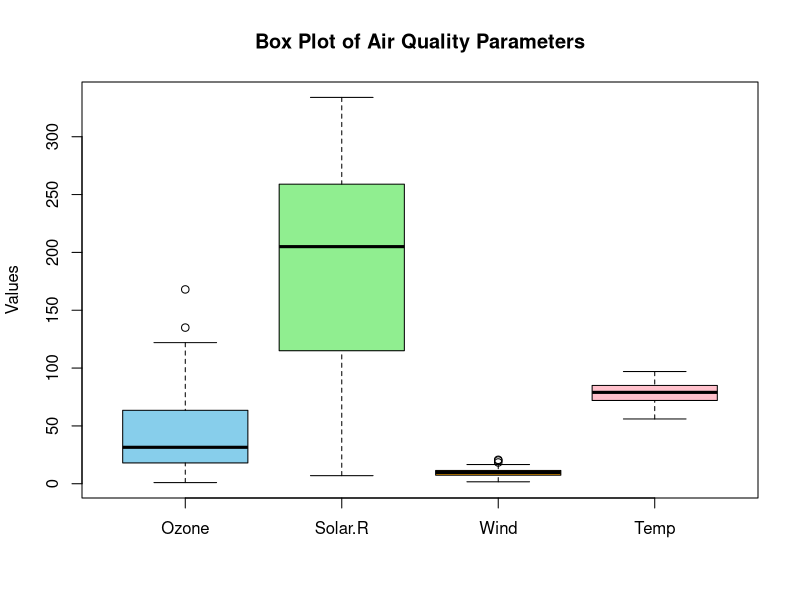

This chart was generated by the following R code:
# Load dataset
data("airquality")

# View first few rows
head(airquality)

# Check structure
str(airquality)
# Create boxplots for main air quality parameters
boxplot(airquality[, 1:4],
        main = "Box Plot of Air Quality Parameters",
        col = c("skyblue", "lightgreen", "orange", "pink"),
        ylab = "Values",
        names = c("Ozone", "Solar.R", "Wind", "Temp"))
